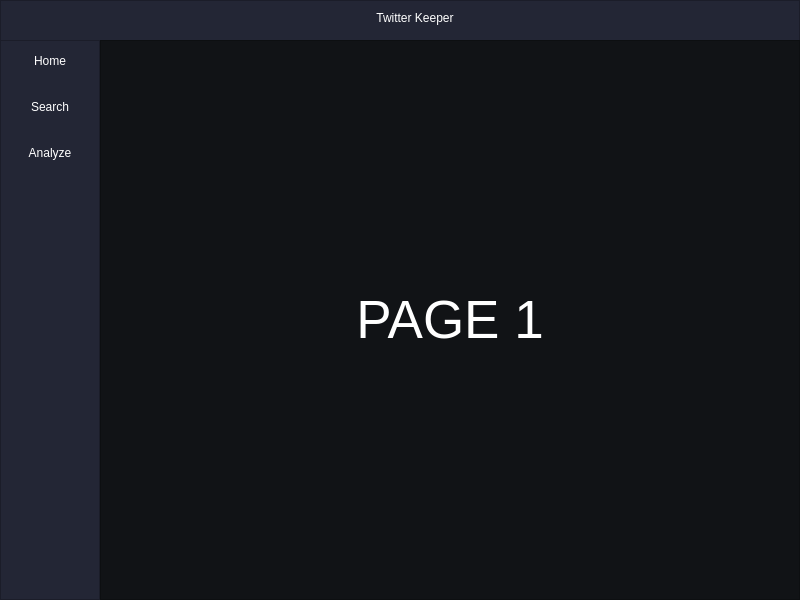
<?xml version="1.0" encoding="UTF-8"?>
<ui version="4.0">
 <class>MainWindow</class>
 <widget class="QMainWindow" name="MainWindow">
  <property name="geometry">
   <rect>
    <x>0</x>
    <y>0</y>
    <width>800</width>
    <height>600</height>
   </rect>
  </property>
  <property name="minimumSize">
   <size>
    <width>800</width>
    <height>600</height>
   </size>
  </property>
  <property name="windowTitle">
   <string>MainWindow</string>
  </property>
  <property name="styleSheet">
   <string notr="true">background-color: rgb(17, 19, 22);</string>
  </property>
  <widget class="QWidget" name="centralwidget">
   <layout class="QVBoxLayout" name="verticalLayout">
    <property name="spacing">
     <number>0</number>
    </property>
    <property name="leftMargin">
     <number>0</number>
    </property>
    <property name="topMargin">
     <number>0</number>
    </property>
    <property name="rightMargin">
     <number>0</number>
    </property>
    <property name="bottomMargin">
     <number>0</number>
    </property>
    <item>
     <widget class="QFrame" name="Top_Bar">
      <property name="maximumSize">
       <size>
        <width>16777215</width>
        <height>40</height>
       </size>
      </property>
      <property name="styleSheet">
       <string notr="true">background-color:  rgb(35, 38, 53);</string>
      </property>
      <property name="frameShape">
       <enum>QFrame::NoFrame</enum>
      </property>
      <property name="frameShadow">
       <enum>QFrame::Raised</enum>
      </property>
      <layout class="QVBoxLayout" name="verticalLayout_2">
       <property name="spacing">
        <number>0</number>
       </property>
       <property name="leftMargin">
        <number>0</number>
       </property>
       <property name="topMargin">
        <number>0</number>
       </property>
       <property name="rightMargin">
        <number>0</number>
       </property>
       <property name="bottomMargin">
        <number>0</number>
       </property>
       <item>
        <widget class="QFrame" name="frame_top">
         <property name="minimumSize">
          <size>
           <width>0</width>
           <height>70</height>
          </size>
         </property>
         <property name="frameShape">
          <enum>QFrame::StyledPanel</enum>
         </property>
         <property name="frameShadow">
          <enum>QFrame::Raised</enum>
         </property>
         <widget class="QLabel" name="label_3">
          <property name="geometry">
           <rect>
            <x>370</x>
            <y>10</y>
            <width>90</width>
            <height>16</height>
           </rect>
          </property>
          <property name="styleSheet">
           <string notr="true">color: rgb(255, 255, 255);</string>
          </property>
          <property name="text">
           <string>Twitter Keeper</string>
          </property>
          <property name="alignment">
           <set>Qt::AlignCenter</set>
          </property>
         </widget>
        </widget>
       </item>
      </layout>
     </widget>
    </item>
    <item>
     <widget class="QFrame" name="Content">
      <property name="frameShape">
       <enum>QFrame::NoFrame</enum>
      </property>
      <property name="frameShadow">
       <enum>QFrame::Raised</enum>
      </property>
      <layout class="QHBoxLayout" name="horizontalLayout_2">
       <property name="spacing">
        <number>0</number>
       </property>
       <property name="leftMargin">
        <number>0</number>
       </property>
       <property name="topMargin">
        <number>0</number>
       </property>
       <property name="rightMargin">
        <number>0</number>
       </property>
       <property name="bottomMargin">
        <number>0</number>
       </property>
       <item>
        <widget class="QFrame" name="frame_left_menu">
         <property name="minimumSize">
          <size>
           <width>100</width>
           <height>0</height>
          </size>
         </property>
         <property name="maximumSize">
          <size>
           <width>70</width>
           <height>16777215</height>
          </size>
         </property>
         <property name="styleSheet">
          <string notr="true">background-color: rgb(35, 38, 53)</string>
         </property>
         <property name="frameShape">
          <enum>QFrame::StyledPanel</enum>
         </property>
         <property name="frameShadow">
          <enum>QFrame::Raised</enum>
         </property>
         <layout class="QVBoxLayout" name="verticalLayout_3">
          <property name="leftMargin">
           <number>0</number>
          </property>
          <property name="topMargin">
           <number>0</number>
          </property>
          <property name="rightMargin">
           <number>0</number>
          </property>
          <property name="bottomMargin">
           <number>0</number>
          </property>
          <item>
           <widget class="QPushButton" name="btn_page_1">
            <property name="minimumSize">
             <size>
              <width>0</width>
              <height>40</height>
             </size>
            </property>
            <property name="styleSheet">
             <string notr="true">QPushButton {
	color: rgb(255, 255, 255);
	background-color: rgb(35, 38, 53);
	border: 0px solid;
}
QPushButton:hover {
	background-color: rgb(49, 54, 80);
}

QPushButton:pressed {
	background-color: rgb(49, 54, 80);
}</string>
            </property>
            <property name="text">
             <string>Home</string>
            </property>
            <property name="checkable">
             <bool>true</bool>
            </property>
            <property name="checked">
             <bool>true</bool>
            </property>
            <property name="autoExclusive">
             <bool>true</bool>
            </property>
           </widget>
          </item>
          <item>
           <widget class="QPushButton" name="btn_page_2">
            <property name="minimumSize">
             <size>
              <width>0</width>
              <height>40</height>
             </size>
            </property>
            <property name="styleSheet">
             <string notr="true">QPushButton {
	color: rgb(255, 255, 255);
	background-color:  rgb(35, 38, 53);
	border: 0px solid;
}
QPushButton:hover {
	background-color: rgb(49, 54, 80);
}

QPushButton:pressed {
	background-color: rgb(49, 54, 80);
}</string>
            </property>
            <property name="text">
             <string>Search</string>
            </property>
            <property name="checkable">
             <bool>true</bool>
            </property>
            <property name="checked">
             <bool>false</bool>
            </property>
            <property name="autoExclusive">
             <bool>true</bool>
            </property>
           </widget>
          </item>
          <item>
           <widget class="QPushButton" name="btn_page_3">
            <property name="minimumSize">
             <size>
              <width>0</width>
              <height>40</height>
             </size>
            </property>
            <property name="styleSheet">
             <string notr="true">QPushButton {
	color: rgb(255, 255, 255);
	background-color:  rgb(35, 38, 53);
	border: 0px solid;
}
QPushButton:hover {
	background-color: rgb(49, 54, 80);
}

QPushButton:pressed {
	background-color: rgb(49, 54, 80);
}</string>
            </property>
            <property name="text">
             <string>Analyze</string>
            </property>
            <property name="checkable">
             <bool>true</bool>
            </property>
            <property name="autoExclusive">
             <bool>true</bool>
            </property>
           </widget>
          </item>
          <item alignment="Qt::AlignTop">
           <widget class="QFrame" name="frame_top_menus">
            <property name="frameShape">
             <enum>QFrame::NoFrame</enum>
            </property>
            <property name="frameShadow">
             <enum>QFrame::Raised</enum>
            </property>
            <layout class="QVBoxLayout" name="verticalLayout_4">
             <property name="spacing">
              <number>0</number>
             </property>
             <property name="leftMargin">
              <number>0</number>
             </property>
             <property name="topMargin">
              <number>0</number>
             </property>
             <property name="rightMargin">
              <number>0</number>
             </property>
             <property name="bottomMargin">
              <number>0</number>
             </property>
            </layout>
           </widget>
          </item>
         </layout>
        </widget>
       </item>
       <item>
        <widget class="QFrame" name="frame_pages">
         <property name="frameShape">
          <enum>QFrame::StyledPanel</enum>
         </property>
         <property name="frameShadow">
          <enum>QFrame::Raised</enum>
         </property>
         <layout class="QVBoxLayout" name="verticalLayout_5">
          <item>
           <widget class="QStackedWidget" name="stackedWidget">
            <property name="currentIndex">
             <number>0</number>
            </property>
            <widget class="QWidget" name="page_1">
             <layout class="QVBoxLayout" name="verticalLayout_7">
              <item>
               <widget class="QLabel" name="label_1">
                <property name="font">
                 <font>
                  <pointsize>40</pointsize>
                 </font>
                </property>
                <property name="styleSheet">
                 <string notr="true">color: #FFF;</string>
                </property>
                <property name="text">
                 <string>PAGE 1</string>
                </property>
                <property name="alignment">
                 <set>Qt::AlignCenter</set>
                </property>
               </widget>
              </item>
             </layout>
            </widget>
            <widget class="QWidget" name="page_2">
             <layout class="QVBoxLayout" name="verticalLayout_6">
              <item>
               <widget class="QLabel" name="label_2">
                <property name="font">
                 <font>
                  <pointsize>40</pointsize>
                 </font>
                </property>
                <property name="styleSheet">
                 <string notr="true">color: #FFF;</string>
                </property>
                <property name="text">
                 <string>PAGE 2</string>
                </property>
                <property name="alignment">
                 <set>Qt::AlignCenter</set>
                </property>
               </widget>
              </item>
             </layout>
            </widget>
            <widget class="QWidget" name="page_3">
             <layout class="QVBoxLayout" name="verticalLayout_8">
              <item>
               <widget class="QLabel" name="label">
                <property name="font">
                 <font>
                  <pointsize>40</pointsize>
                 </font>
                </property>
                <property name="styleSheet">
                 <string notr="true">color: #FFF;</string>
                </property>
                <property name="text">
                 <string>PAGE 3</string>
                </property>
                <property name="alignment">
                 <set>Qt::AlignCenter</set>
                </property>
               </widget>
              </item>
             </layout>
            </widget>
           </widget>
          </item>
         </layout>
        </widget>
       </item>
      </layout>
     </widget>
    </item>
   </layout>
  </widget>
 </widget>
 <resources/>
 <connections/>
</ui>
